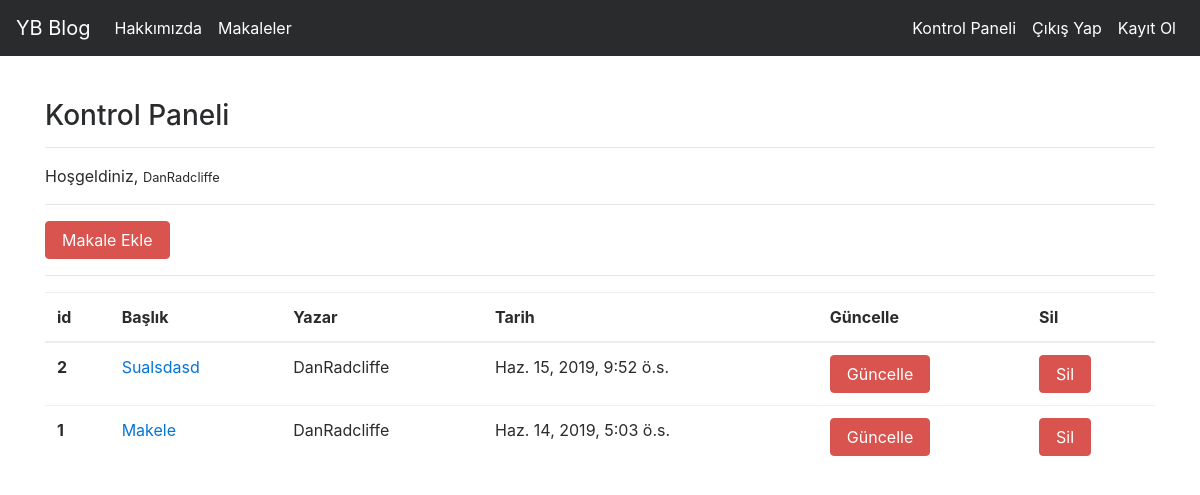
Screenshot of /articles/dashboard/ (signed in) with the database file from the repository.
### article/models.py (models this page shows, shortened)
class Article(models.Model):
    author = models.ForeignKey("auth.User",on_delete = models.CASCADE,verbose_name = "Yazar ")
    title = models.CharField(max_length = 50,verbose_name = "Başlık")
    content = RichTextField()
    created_date = models.DateTimeField(auto_now_add=True,verbose_name="Oluşturulma Tarihi")
    article_image = models.FileField(blank = True,null = True,verbose_name="Makaleye Fotoğraf Ekleyin")
    class Meta:
        ordering = ['-created_date']

### article/views.py (the view)
# urls.py: path('dashboard/',views.dashboard,name = "dashboard"),
@login_required(login_url = "user:login")
def dashboard(request):
    articles = Article.objects.filter(author = request.user)
    context = {
        "articles":articles
    }
    return render(request,"dashboard.html",context)

### templates/dashboard.html
{% extends "layout.html" %}
{% block body %}
<h3>Kontrol Paneli</h3>
<hr>
<p>
    Hoşgeldiniz, <small>{{request.user.username}}</small>
</p>
<hr>
<a class = "btn btn-danger" href = "{% url 'article:addarticle' %}">Makale Ekle </a>
<hr>
{% if articles %}
<table class="table">
        <thead>
          <tr>
            <th scope="col">id</th>
            <th scope="col">Başlık</th>
            <th scope="col">Yazar</th>
            <th scope="col">Tarih</th>
            <th scope="col">Güncelle</th>
            <th scope="col">Sil</th>
          </tr>
        </thead>
        <tbody>
          {% for article in articles %}
          <tr>
            <th scope="row">{{article.id}}</th>
            <td><a href="{% url 'article:detail' article.id %}">{{article.title}}</a></td>
            <td>{{article.author.username}}</td>
            <td>{{article.created_date}}</td>
            <td><a href="{% url 'article:update' article.id %}" class = "btn btn-danger">Güncelle</a></td>
            <td><a href="{% url 'article:delete' article.id %}" class = "btn btn-danger">Sil</a> </td>
          </tr>
          {% endfor %}
        </tbody>
      </table>
{% else %}
<div class = "alert alert-danger">
    Henüz bir makaleniz bulunmuyor...
</div>
{% endif %}
{% endblock body %}

### templates/layout.html (shortened to what this page needs)
<!DOCTYPE html>
{% load static %}
<html lang="en">
<head>
    <link rel="stylesheet" href="{% static 'css/bootstrap.min.css' %}">
</head>
<body>
        {% include "includes/navbar.html" %}
        <div style = "margin-top : 100px; margin-bottom:100px;" class = "container">
            {% block body %}
            {% endblock body %}
        </div>
    </body>
</html>

### templates/includes/navbar.html (shortened to what this page needs)
<nav class="navbar navbar-toggleable-md navbar-inverse fixed-top bg-inverse">
        <a class="navbar-brand" href="{% url 'index'  %}">YB Blog</a>
        <div class="collapse navbar-collapse" id="navbarCollapse">
          <ul class="navbar-nav mr-auto">
            <li class="nav-item active">
              <a class="nav-link" href="{% url 'about'  %}">Hakkımızda</a>
            </li>
            <li class="nav-item active">
                <a class="nav-link" href="{% url 'article:articles'  %}">Makaleler</a>
            </li>
          </ul>
          <ul class="navbar-nav ml-auto">
          {% if request.user.is_authenticated %}
          <li class="nav-item active">
            <a class="nav-link" href="{% url 'article:dashboard'  %}">Kontrol Paneli</a>
          </li>
          <li class="nav-item active">
            <a class="nav-link" href="{% url 'user:logout'  %}">Çıkış Yap</a>
          </li>
          {% else %}
          <li class="nav-item active">
            <a class="nav-link" href="{% url 'user:login'  %}">Giriş Yap</a>
          </li>
          {% endif %}
          <li class="nav-item active">
            <a class="nav-link" href="{% url 'user:register'  %}">Kayıt Ol</a>
          </li>
          </ul>
        </div>
</nav>

### rows the page displays
Article: id "2", title "Sualsdasd", author.username "DanRadcliffe", created_date "Haz. 15, 2019, 9:52 ö.s."
Article: id "1", title "Makele", author.username "DanRadcliffe", created_date "Haz. 14, 2019, 5:03 ö.s."

### other values shown
{{ request.user.username }} "DanRadcliffe"
